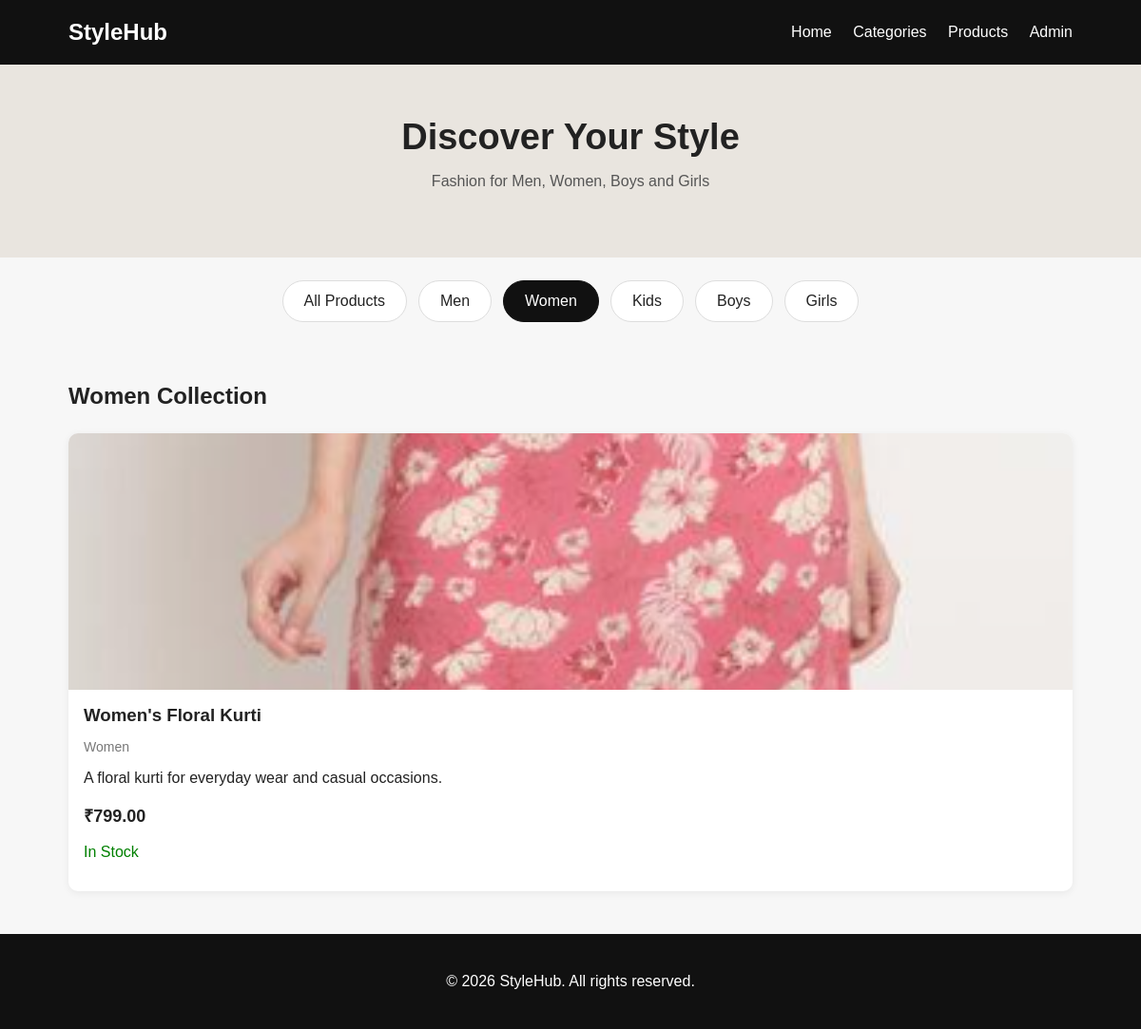
The app's page /category/2/ with its own data.
### store/models.py (models this page shows, shortened)
class Category(models.Model):
    name = models.CharField(max_length=100)

class Product(models.Model):
    category = models.ForeignKey(
        Category,
        on_delete=models.CASCADE,
        related_name="products"
    )
    name = models.CharField(max_length=200)
    description = models.TextField()
    price = models.DecimalField(max_digits=10, decimal_places=2)
    image = models.ImageField(upload_to='products/', blank=True, null=True)
    stock = models.PositiveIntegerField(default=0)
    created_at = models.DateTimeField(auto_now_add=True)

### store/views.py (the view)
def category_products(request, category_id):
    categories = Category.objects.all()
    selected_category = get_object_or_404(
        Category,
        id=category_id
    )
    products = Product.objects.filter(
        category=selected_category
    )
    return render(request, 'home.html', {
        'products': products,
        'categories': categories,
        'selected_category': selected_category,
    })

### store/templates/home.html (shortened to what this page needs)
<!DOCTYPE html>
<html lang="en">
<head>
</head>
<body>
    <nav>
        <h2>StyleHub</h2>
        <div>
            <a href="{% url 'home' %}">Home</a>
            <a href="#categories">Categories</a>
            <a href="#products">Products</a>
            <a href="/admin/">Admin</a>
        </div>
    </nav>
    <section class="hero">
        <h1>Discover Your Style</h1>
        <p>Fashion for Men, Women, Boys and Girls</p>
    </section>
    <div class="categories" id="categories">
        <a href="{% url 'home' %}"
           class="{% if not selected_category %}active{% endif %}">
            All Products
        </a>
        {% for category in categories %}
            <a href="{% url 'category_products' category.id %}"
               class="{% if selected_category.id == category.id %}active{% endif %}">
                {{ category.name }}
            </a>
        {% endfor %}
    </div>
    <section class="section" id="products">
        <h2>
            {% if selected_category %}
                {{ selected_category.name }} Collection
            {% else %}
                Our Latest Products
            {% endif %}
        </h2>
        <div class="products">
            {% for product in products %}
                <div class="card"
     onclick="window.location.href='{% url 'product_detail' product.id %}'"
     style="cursor: pointer;">
                    {% if product.image %}
                        <img
                            src="{{ product.image.url }}"
                            alt="{{ product.name }}"
                        >
                    {% else %}
                        <img
                            src="https://placehold.co/400x500?text=No+Image"
                            alt="No image available"
                        >
                    {% endif %}
                    <div class="details">
                        <h3>{{ product.name }}</h3>
                        <p class="category">
                            {{ product.category.name }}
                        </p>
                        <p>{{ product.description|truncatewords:12 }}</p>
                        <p class="price">
                            ₹{{ product.price }}
                        </p>
                        {% if product.stock > 0 %}
                            <p style="color: green;">In Stock</p>
                        {% else %}
                            <p style="color: red;">Out of Stock</p>
                        {% endif %}
                    </div>
            {% empty %}
                <p>No products available in this collection yet.</p>
            {% endfor %}
        </div>
    </section>
    <footer>
        <p>© 2026 StyleHub. All rights reserved.</p>
    </footer>
</body>
</html>

### store/templates/home.html (style rules this page uses)
* { box-sizing: border-box; }
body { margin: 0; font-family: Arial, sans-serif; background: #f7f7f7; color: #222; }
nav { background: #111; color: white; padding: 20px 6%; display: flex; justify-content: space-between; align-items: center; flex-wrap: wrap; gap: 15px; }
nav h2 { margin: 0; }
nav a { color: white; text-decoration: none; margin-left: 18px; }
.hero { padding: 55px 20px; text-align: center; background: #e9e5df; }
.hero h1 { font-size: 38px; margin: 0 0 12px; }
.hero p { color: #555; }
.categories { display: flex; justify-content: center; flex-wrap: wrap; gap: 12px; padding: 24px 15px; }
.categories a { background: white; padding: 12px 22px; border-radius: 25px; text-decoration: none; color: #222; border: 1px solid #ddd; }
.categories a:hover, .categories a.active { background: #111; color: white; border-color: #111; }
.section { padding: 20px 6% 45px; }
.section h2 { margin-bottom: 25px; }
.products { display: grid; grid-template-columns: repeat(auto-fit, minmax(210px, 1fr)); gap: 24px; }
.card { background: white; border-radius: 10px; overflow: hidden; box-shadow: 0 2px 8px #00000010; transition: transform 0.2s; }
.card img { width: 100%; height: 270px; object-fit: cover; display: block; }
.details { padding: 16px; }
.details h3 { margin: 0 0 10px; }
.price { font-size: 18px; font-weight: bold; }
.category { color: #777; font-size: 14px; }
footer { background: #111; color: white; padding: 25px; text-align: center; }

### records on screen
Category: name "Men"
Category: name "Women"
Category: name "Kids"
Category: name "Boys"
Category: name "Girls"
Product: image (picture), name "Women's Floral Kurti", category.name "Women", description "A floral kurti for everyday wear and casual occasions.", price "799.00", stock "In Stock"
